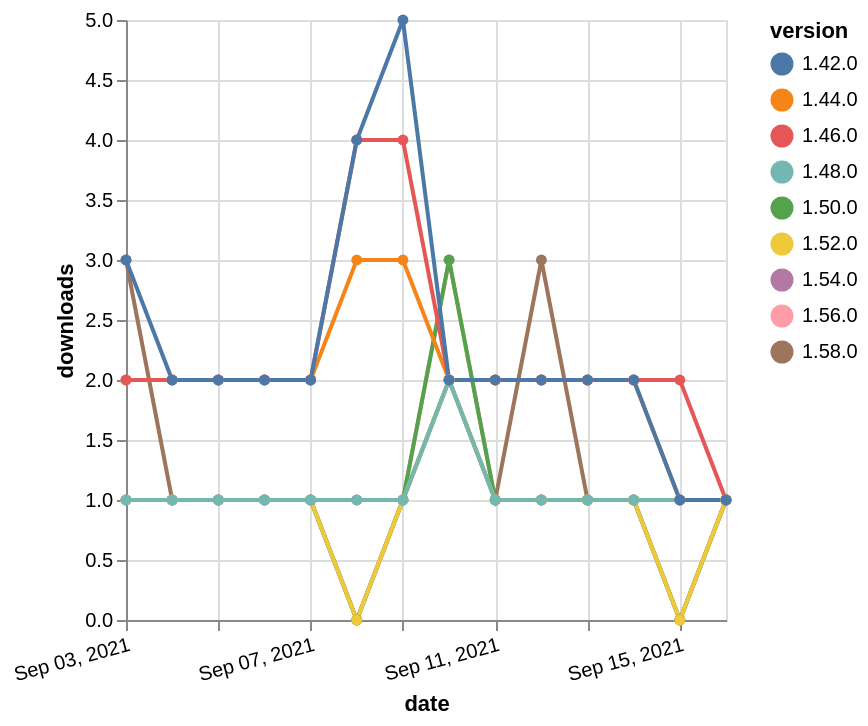

This figure's Vega-Lite source:
### Vega-Lite specification from a JSON file in a GitHub repository (floating-point values rounded to 4 significant figures)
{"$schema": "https://vega.github.io/schema/vega-lite/v5.json", "description": "A simple bar chart with embedded data.", "data": {"values": [{"date": "2021-09-03", "total": 172, "delta": 1, "version": "1.56.0"}, {"date": "2021-09-04", "total": 173, "delta": 1, "version": "1.56.0"}, {"date": "2021-09-05", "total": 174, "delta": 1, "version": "1.56.0"}, {"date": "2021-09-06", "total": 175, "delta": 1, "version": "1.56.0"}, {"date": "2021-09-07", "total": 176, "delta": 1, "version": "1.56.0"}, {"date": "2021-09-08", "total": 176, "delta": 0, "version": "1.56.0"}, {"date": "2021-09-09", "total": 177, "delta": 1, "version": "1.56.0"}, {"date": "2021-09-10", "total": 180, "delta": 3, "version": "1.56.0"}, {"date": "2021-09-11", "total": 181, "delta": 1, "version": "1.56.0"}, {"date": "2021-09-12", "total": 182, "delta": 1, "version": "1.56.0"}, {"date": "2021-09-13", "total": 183, "delta": 1, "version": "1.56.0"}, {"date": "2021-09-14", "total": 184, "delta": 1, "version": "1.56.0"}, {"date": "2021-09-15", "total": 184, "delta": 0, "version": "1.56.0"}, {"date": "2021-09-16", "total": 185, "delta": 1, "version": "1.56.0"}, {"date": "2021-09-03", "total": 150, "delta": 1, "version": "1.54.0"}, {"date": "2021-09-04", "total": 151, "delta": 1, "version": "1.54.0"}, {"date": "2021-09-05", "total": 152, "delta": 1, "version": "1.54.0"}, {"date": "2021-09-06", "total": 153, "delta": 1, "version": "1.54.0"}, {"date": "2021-09-07", "total": 154, "delta": 1, "version": "1.54.0"}, {"date": "2021-09-08", "total": 154, "delta": 0, "version": "1.54.0"}, {"date": "2021-09-09", "total": 155, "delta": 1, "version": "1.54.0"}, {"date": "2021-09-10", "total": 157, "delta": 2, "version": "1.54.0"}, {"date": "2021-09-11", "total": 158, "delta": 1, "version": "1.54.0"}, {"date": "2021-09-12", "total": 159, "delta": 1, "version": "1.54.0"}, {"date": "2021-09-13", "total": 160, "delta": 1, "version": "1.54.0"}, {"date": "2021-09-14", "total": 161, "delta": 1, "version": "1.54.0"}, {"date": "2021-09-15", "total": 161, "delta": 0, "version": "1.54.0"}, {"date": "2021-09-16", "total": 162, "delta": 1, "version": "1.54.0"}, {"date": "2021-09-03", "total": 116, "delta": 3, "version": "1.58.0"}, {"date": "2021-09-04", "total": 117, "delta": 1, "version": "1.58.0"}, {"date": "2021-09-05", "total": 118, "delta": 1, "version": "1.58.0"}, {"date": "2021-09-06", "total": 119, "delta": 1, "version": "1.58.0"}, {"date": "2021-09-07", "total": 120, "delta": 1, "version": "1.58.0"}, {"date": "2021-09-08", "total": 121, "delta": 1, "version": "1.58.0"}, {"date": "2021-09-09", "total": 122, "delta": 1, "version": "1.58.0"}, {"date": "2021-09-10", "total": 124, "delta": 2, "version": "1.58.0"}, {"date": "2021-09-11", "total": 125, "delta": 1, "version": "1.58.0"}, {"date": "2021-09-12", "total": 128, "delta": 3, "version": "1.58.0"}, {"date": "2021-09-13", "total": 129, "delta": 1, "version": "1.58.0"}, {"date": "2021-09-14", "total": 130, "delta": 1, "version": "1.58.0"}, {"date": "2021-09-15", "total": 131, "delta": 1, "version": "1.58.0"}, {"date": "2021-09-16", "total": 132, "delta": 1, "version": "1.58.0"}, {"date": "2021-09-03", "total": 324, "delta": 1, "version": "1.50.0"}, {"date": "2021-09-04", "total": 325, "delta": 1, "version": "1.50.0"}, {"date": "2021-09-05", "total": 326, "delta": 1, "version": "1.50.0"}, {"date": "2021-09-06", "total": 327, "delta": 1, "version": "1.50.0"}, {"date": "2021-09-07", "total": 328, "delta": 1, "version": "1.50.0"}, {"date": "2021-09-08", "total": 328, "delta": 0, "version": "1.50.0"}, {"date": "2021-09-09", "total": 329, "delta": 1, "version": "1.50.0"}, {"date": "2021-09-10", "total": 332, "delta": 3, "version": "1.50.0"}, {"date": "2021-09-11", "total": 333, "delta": 1, "version": "1.50.0"}, {"date": "2021-09-12", "total": 334, "delta": 1, "version": "1.50.0"}, {"date": "2021-09-13", "total": 335, "delta": 1, "version": "1.50.0"}, {"date": "2021-09-14", "total": 336, "delta": 1, "version": "1.50.0"}, {"date": "2021-09-15", "total": 336, "delta": 0, "version": "1.50.0"}, {"date": "2021-09-16", "total": 337, "delta": 1, "version": "1.50.0"}, {"date": "2021-09-03", "total": 2546, "delta": 2, "version": "1.44.0"}, {"date": "2021-09-04", "total": 2548, "delta": 2, "version": "1.44.0"}, {"date": "2021-09-05", "total": 2550, "delta": 2, "version": "1.44.0"}, {"date": "2021-09-06", "total": 2552, "delta": 2, "version": "1.44.0"}, {"date": "2021-09-07", "total": 2554, "delta": 2, "version": "1.44.0"}, {"date": "2021-09-08", "total": 2557, "delta": 3, "version": "1.44.0"}, {"date": "2021-09-09", "total": 2560, "delta": 3, "version": "1.44.0"}, {"date": "2021-09-10", "total": 2562, "delta": 2, "version": "1.44.0"}, {"date": "2021-09-11", "total": 2564, "delta": 2, "version": "1.44.0"}, {"date": "2021-09-12", "total": 2566, "delta": 2, "version": "1.44.0"}, {"date": "2021-09-13", "total": 2568, "delta": 2, "version": "1.44.0"}, {"date": "2021-09-14", "total": 2570, "delta": 2, "version": "1.44.0"}, {"date": "2021-09-15", "total": 2571, "delta": 1, "version": "1.44.0"}, {"date": "2021-09-16", "total": 2572, "delta": 1, "version": "1.44.0"}, {"date": "2021-09-03", "total": 2438, "delta": 2, "version": "1.46.0"}, {"date": "2021-09-04", "total": 2440, "delta": 2, "version": "1.46.0"}, {"date": "2021-09-05", "total": 2442, "delta": 2, "version": "1.46.0"}, {"date": "2021-09-06", "total": 2444, "delta": 2, "version": "1.46.0"}, {"date": "2021-09-07", "total": 2446, "delta": 2, "version": "1.46.0"}, {"date": "2021-09-08", "total": 2450, "delta": 4, "version": "1.46.0"}, {"date": "2021-09-09", "total": 2454, "delta": 4, "version": "1.46.0"}, {"date": "2021-09-10", "total": 2456, "delta": 2, "version": "1.46.0"}, {"date": "2021-09-11", "total": 2458, "delta": 2, "version": "1.46.0"}, {"date": "2021-09-12", "total": 2460, "delta": 2, "version": "1.46.0"}, {"date": "2021-09-13", "total": 2462, "delta": 2, "version": "1.46.0"}, {"date": "2021-09-14", "total": 2464, "delta": 2, "version": "1.46.0"}, {"date": "2021-09-15", "total": 2466, "delta": 2, "version": "1.46.0"}, {"date": "2021-09-16", "total": 2467, "delta": 1, "version": "1.46.0"}, {"date": "2021-09-03", "total": 177, "delta": 1, "version": "1.52.0"}, {"date": "2021-09-04", "total": 178, "delta": 1, "version": "1.52.0"}, {"date": "2021-09-05", "total": 179, "delta": 1, "version": "1.52.0"}, {"date": "2021-09-06", "total": 180, "delta": 1, "version": "1.52.0"}, {"date": "2021-09-07", "total": 181, "delta": 1, "version": "1.52.0"}, {"date": "2021-09-08", "total": 181, "delta": 0, "version": "1.52.0"}, {"date": "2021-09-09", "total": 182, "delta": 1, "version": "1.52.0"}, {"date": "2021-09-10", "total": 184, "delta": 2, "version": "1.52.0"}, {"date": "2021-09-11", "total": 185, "delta": 1, "version": "1.52.0"}, {"date": "2021-09-12", "total": 186, "delta": 1, "version": "1.52.0"}, {"date": "2021-09-13", "total": 187, "delta": 1, "version": "1.52.0"}, {"date": "2021-09-14", "total": 188, "delta": 1, "version": "1.52.0"}, {"date": "2021-09-15", "total": 188, "delta": 0, "version": "1.52.0"}, {"date": "2021-09-16", "total": 189, "delta": 1, "version": "1.52.0"}, {"date": "2021-09-03", "total": 232, "delta": 1, "version": "1.48.0"}, {"date": "2021-09-04", "total": 233, "delta": 1, "version": "1.48.0"}, {"date": "2021-09-05", "total": 234, "delta": 1, "version": "1.48.0"}, {"date": "2021-09-06", "total": 235, "delta": 1, "version": "1.48.0"}, {"date": "2021-09-07", "total": 236, "delta": 1, "version": "1.48.0"}, {"date": "2021-09-08", "total": 237, "delta": 1, "version": "1.48.0"}, {"date": "2021-09-09", "total": 238, "delta": 1, "version": "1.48.0"}, {"date": "2021-09-10", "total": 240, "delta": 2, "version": "1.48.0"}, {"date": "2021-09-11", "total": 241, "delta": 1, "version": "1.48.0"}, {"date": "2021-09-12", "total": 242, "delta": 1, "version": "1.48.0"}, {"date": "2021-09-13", "total": 243, "delta": 1, "version": "1.48.0"}, {"date": "2021-09-14", "total": 244, "delta": 1, "version": "1.48.0"}, {"date": "2021-09-15", "total": 245, "delta": 1, "version": "1.48.0"}, {"date": "2021-09-16", "total": 246, "delta": 1, "version": "1.48.0"}, {"date": "2021-09-03", "total": 3029, "delta": 3, "version": "1.42.0"}, {"date": "2021-09-04", "total": 3031, "delta": 2, "version": "1.42.0"}, {"date": "2021-09-05", "total": 3033, "delta": 2, "version": "1.42.0"}, {"date": "2021-09-06", "total": 3035, "delta": 2, "version": "1.42.0"}, {"date": "2021-09-07", "total": 3037, "delta": 2, "version": "1.42.0"}, {"date": "2021-09-08", "total": 3041, "delta": 4, "version": "1.42.0"}, {"date": "2021-09-09", "total": 3046, "delta": 5, "version": "1.42.0"}, {"date": "2021-09-10", "total": 3048, "delta": 2, "version": "1.42.0"}, {"date": "2021-09-11", "total": 3050, "delta": 2, "version": "1.42.0"}, {"date": "2021-09-12", "total": 3052, "delta": 2, "version": "1.42.0"}, {"date": "2021-09-13", "total": 3054, "delta": 2, "version": "1.42.0"}, {"date": "2021-09-14", "total": 3056, "delta": 2, "version": "1.42.0"}, {"date": "2021-09-15", "total": 3057, "delta": 1, "version": "1.42.0"}, {"date": "2021-09-16", "total": 3058, "delta": 1, "version": "1.42.0"}]}, "width": "container", "mark": {"type": "line", "point": {"filled": true}}, "encoding": {"x": {"field": "date", "type": "temporal", "timeUnit": "yearmonthdate", "title": "date", "axis": {"labelAngle": -15}}, "y": {"field": "delta", "type": "quantitative", "title": "downloads"}, "color": {"field": "version", "type": "nominal"}, "tooltip": {"field": "delta"}}}
